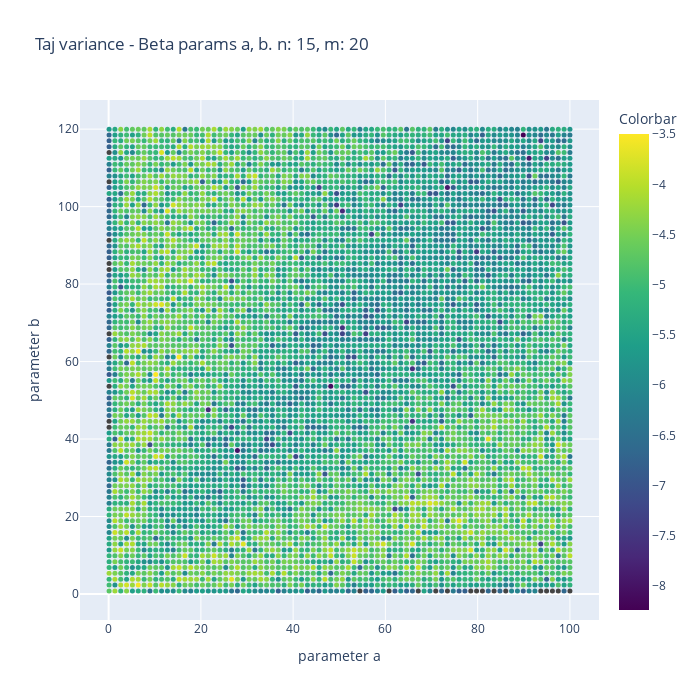
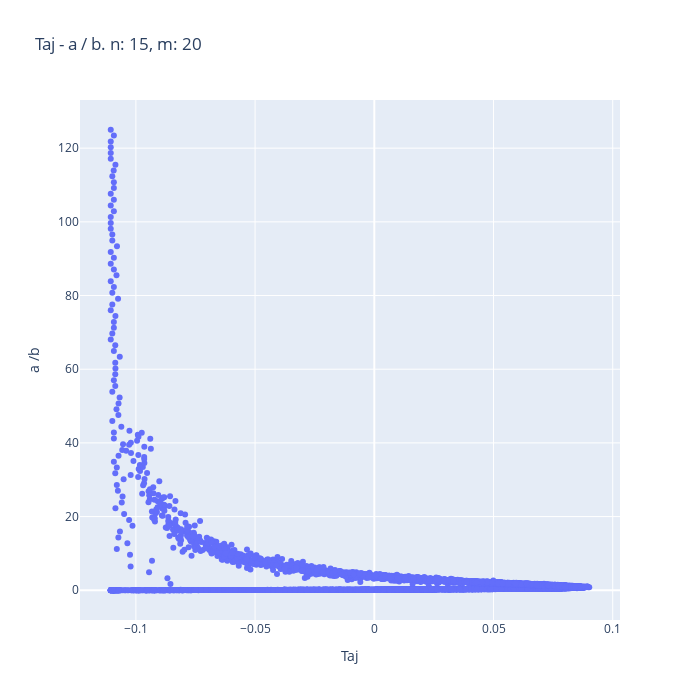

The notebook cell these images were saved under, in order:
### Code cell
fig= [go.Scatter(
    x= avector,
    y= bvector,
    mode= 'markers',
    marker= {
        'color': np.log(data_dicts[Stat]['std']),
        "colorbar": dict(
            title="Colorbar"
        ),
        'colorscale': 'Viridis',
            'line': {'width': 0},
            'size': 5,
            'symbol': 'circle',
        "opacity": 1
    }
)]



layout= go.Layout(
    title= '{} variance - Beta params a, b. n: {}, m: {}'.format(Stat, L, Sizes),
    xaxis= dict(
        title= 'parameter a'
    ),
    yaxis= dict(
        title= 'parameter b'
    ),
    height= 700,
    width= 700
)

Figure= go.Figure(data= fig,layout= layout)

iplot(Figure)



fig= [go.Scatter(
    x= mean_stat,
    y= [avector[x] / bvector[x] for x in range(len(avector))],
    mode= 'markers'
)]



layout= go.Layout(
    title= '{} - a / b. n: {}, m: {}'.format(Stat, L, Sizes),
    xaxis= dict(
        title= Stat
    ),
    yaxis= dict(
        title= 'a /b'
    ),
    height= 700,
    width= 700
)

Figure= go.Figure(data= fig,layout= layout)

iplot(Figure)

### Figure 1 — Plotly figure (JSON) as saved in the notebook; plotly's stock layout.template omitted (floating-point values rounded to 4 significant figures; data arrays with more than 128 entries replaced by an {"elided": "..."} marker saying what was removed)
{"data": [{"marker": {"color": {"elided": "6400 float values"}, "colorbar": {"title": {"text": "Colorbar"}}, "colorscale": [[0, "#440154"], [0.1111, "#482878"], [0.2222, "#3e4989"], [0.3333, "#31688e"], [0.4444, "#26828e"], [0.5556, "#1f9e89"], [0.6667, "#35b779"], [0.7778, "#6ece58"], [0.8889, "#b5de2b"], [1, "#fde725"]], "line": {"width": 0}, "opacity": 1, "size": 5, "symbol": "circle"}, "mode": "markers", "type": "scatter", "x": {"elided": "6400 float values"}, "y": {"elided": "6400 float values"}}], "layout": {"height": 700, "title": {"text": "Taj variance - Beta params a, b. n: 15, m: 20"}, "width": 700, "xaxis": {"title": {"text": "parameter a"}}, "yaxis": {"title": {"text": "parameter b"}}}}

### Figure 2 — Plotly figure (JSON) as saved in the notebook; plotly's stock layout.template omitted (floating-point values rounded to 4 significant figures; data arrays with more than 128 entries replaced by an {"elided": "..."} marker saying what was removed)
{"data": [{"mode": "markers", "type": "scatter", "x": {"elided": "6400 float values"}, "y": {"elided": "6400 float values"}}], "layout": {"height": 700, "title": {"text": "Taj - a / b. n: 15, m: 20"}, "width": 700, "xaxis": {"title": {"text": "Taj"}}, "yaxis": {"title": {"text": "a /b"}}}}
